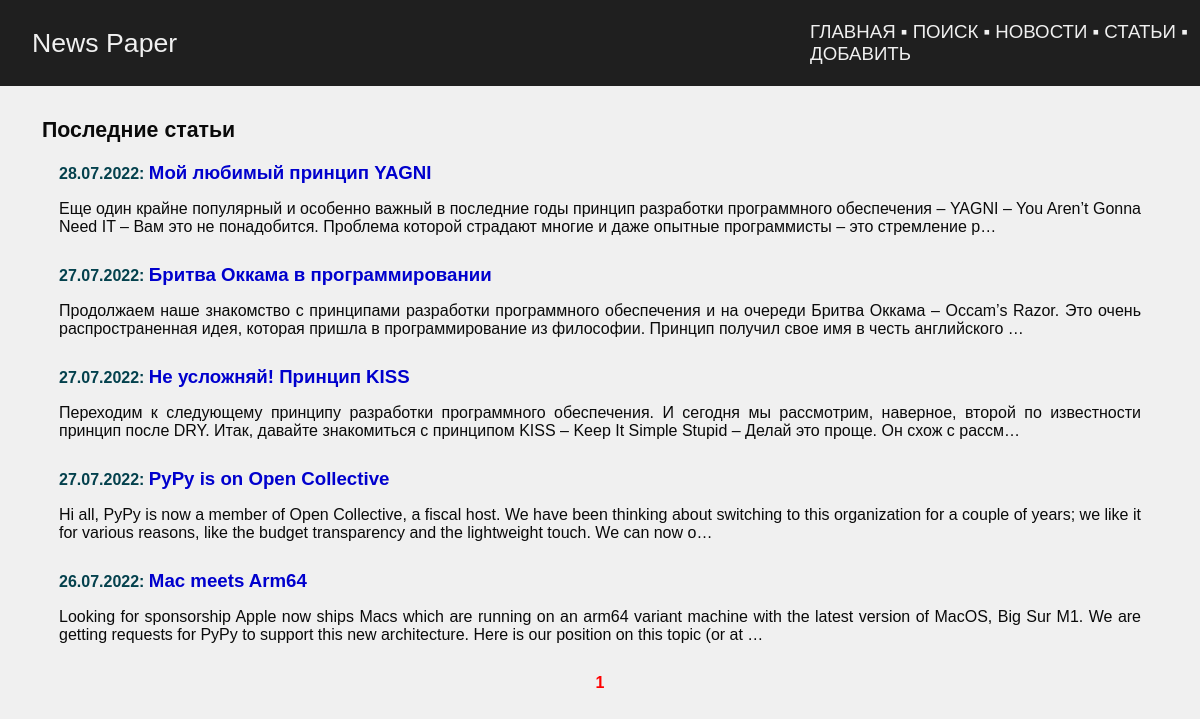
/articles/, run on an earlier commit of the app's database.
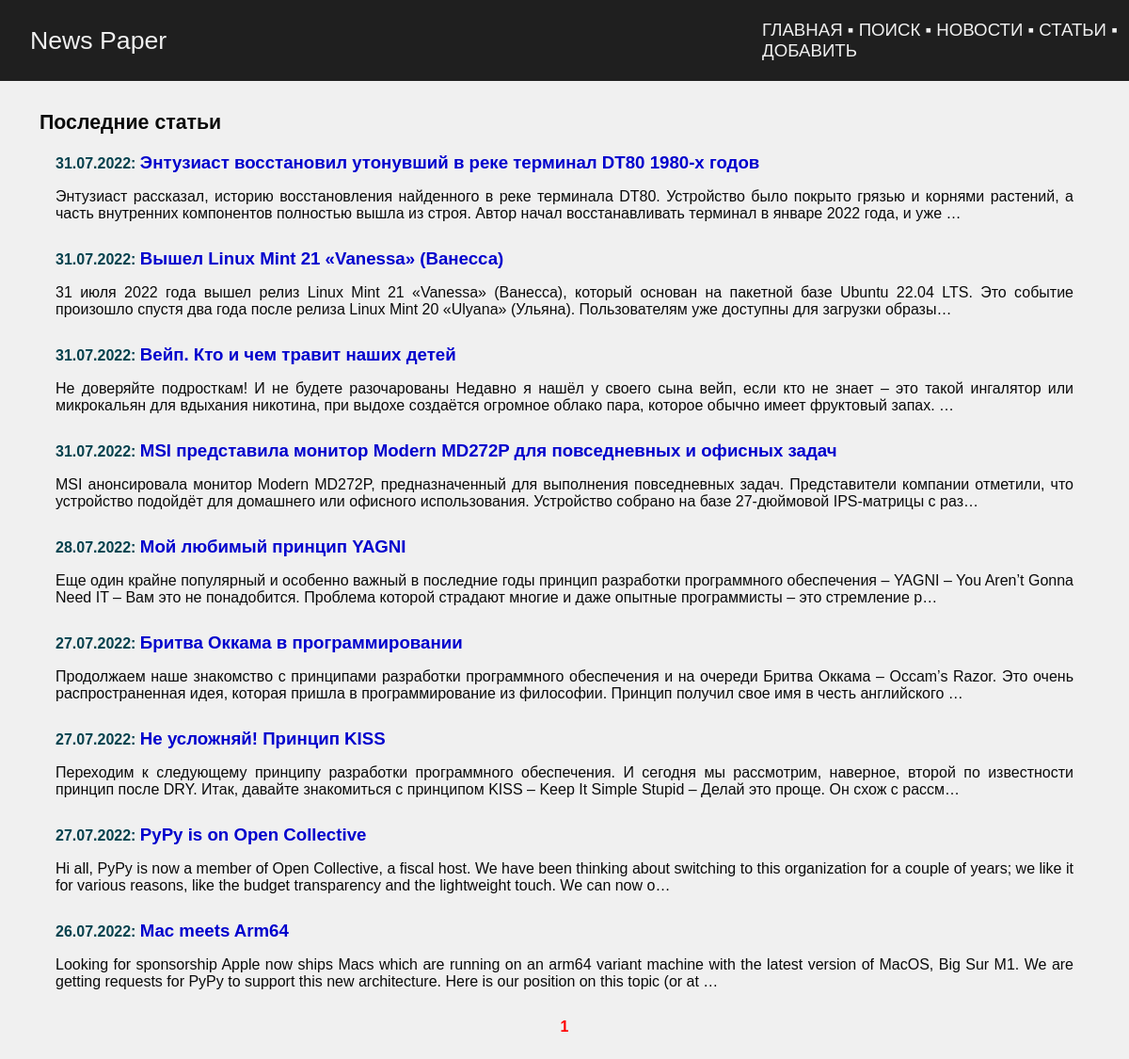
And on a later commit of the database.
### news/models.py (models this page shows, shortened)
class Post(models.Model):
    author_post = models.ForeignKey(
        Author, on_delete=models.CASCADE, verbose_name='Автор',
    )
    ARTICLE = 'ART'
    NEWS = 'NWS'
    CHOICE_CAT = [
        (ARTICLE, 'Статья'),
        (NEWS, 'Новость'),
    ]
    type_cat = models.CharField(
        max_length=3, choices=CHOICE_CAT, default=ARTICLE,
        verbose_name='Тип контента',
    )
    date_pub = models.DateTimeField(
        auto_now_add=True, verbose_name='Дата публикации',
    )
    post_cat = models.ManyToManyField(
        Category, through='PostCategory', verbose_name='Категория',
    )
    name = models.CharField(
        max_length=128,
        verbose_name='Название',
    )
    content = models.TextField(
        verbose_name='Контент',
    )
    content_rate = models.SmallIntegerField(
        default=0,
        verbose_name='Рейтинг',
    )
    class Meta:
        verbose_name = 'Пост'
        verbose_name_plural = 'Посты'

### news/views.py (the view)
# urls.py: path('articles/', ArticlesView.as_view(), name='articles'),
class ArticlesView(generic.ListView):
    queryset = Post.objects.filter(type_cat='ART')
    ordering = '-date_pub'
    template_name = 'articles.html'
    context_object_name = 'articles'
    paginate_by = 10

### news/templatetags/censor.py (called while the page is built)
@register.filter()
def censor(in_text):
    censured_text = in_text
    with open('static/json/bad_words.json', 'r') as censor_file:
        bad_text = json.load(censor_file)
    for word in censured_text.split():
        if word.lower() in bad_text:
            censured_text = censured_text.replace(
                word,
                f'{word[0]}{"*" * (len(word) - 1)}'
            )
    return censured_text

### templates/articles.html (shortened to what this page needs)
{% extends 'default.html' %}
{% load censor %}
{% load news_tags %}
{% block content %}
<table class="news">
    <tr>
        <th>Последние статьи</th>
    </tr>
    <tr>
        <td>
            <table>
            {% for nw in articles %}
            <tr>
                <td>
                    <span class="metanews">
                        {{ nw.date_pub|date:'d.m.Y' }}:
                    </span>
                    <a class="news_title" href="{% url 'news:detail' nw.id %}">
                        {{ nw.name|censor }}
                    </a>
                    <br>
                    <p>{{ nw.content|censor|truncatechars:250 }}</p>
                </td>
            </tr>
            {% endfor %}
            </table>
        </td>
    </tr>
</table>
<div class="pagination">
    <span class="current">&nbsp;{{ page_obj.number }}&nbsp;</span>
</div>
{% endblock content %}

### templates/default.html (shortened to what this page needs)
<!DOCTYPE html>
<html lang="ru">
    <head>
        {% load static %}
        <link href="{% static 'css/styles.css' %}" rel="stylesheet" />
    </head>
    <body>
        <table class="navbar">
            <tr>
                <td style="width: 65%">
                    <a href="{% url 'news:index' %}">News Paper</a>
                </td>
                <td style="width: 35%; font-size: 14pt; font-weight: bolder">
                    <a href="{% url 'news:index' %}">ГЛАВНАЯ</a>
                    &blacksquare;
                    <a href="{% url 'news:find' %}">ПОИСК</a>
                    &blacksquare;
                    <a href="{% url 'news:news' %}">НОВОСТИ</a>
                    &blacksquare;
                    <a href="{% url 'news:articles' %}">СТАТЬИ</a>
                    &blacksquare;
                    <a href="{% url 'news:create' %}">ДОБАВИТЬ</a>
                </td>
            </tr>
        </table>
        <div class="container">
            <div class="text-center mt-5">
                {% block content %}{% endblock content %}
            </div>
        </div>
    </body>
</html>

### static/css/styles.css (style rules this page uses)
body { margin: 0; background-color: #f0f0f0; font-family: Calibri, Arial, Helvetica, sans-serif; }
table.navbar { width: 100%; font-family: Calibri, Helvetica, sans-serif; font-size: 20pt; background-color: #1f1f1f; }
table.navbar td { color: #f0f0f0; height: 80px; padding-left: 30px; vertical-align: center; }
table.navbar a:link { color: #f0f0f0; font-weight: lighter; text-decoration: none; }
div.container { color: #0a0a0a; padding: 25px; }
a.news_title:link { color: mediumblue; font-size: 14pt; font-weight: bolder; text-decoration: none; }
table.news { width: 100%; font-size: 12pt; }
table.news th { padding: 5px 15px; text-align: left; font-weight: bolder; font-size: 16pt; }
table.news td { padding: 5px 15px; vertical-align: top; text-align: justify; }
.metanews { font-size: 12pt; font-weight: bolder; color: #04414d }
div.pagination { font-size: 12pt; color: black; text-align: center; font-weight: bolder; }
.current { color: red; }

What changed in the data, as far as the page shows it:
added Post: date_pub "31.07.2022", name|censor "Энтузиаст восстановил утонувший в реке терминал DT80 1980-х годов", content|censor "Энтузиаст рассказал, историю восстановления найденного в реке терминала DT80. Устройство было покрыто грязью и корнями растений, а часть внутренних компонентов полностью вышла из строя. Автор начал восстанавливать терминал в январе 2022 года, и уже …"
added Post: date_pub "31.07.2022", name|censor "Вышел Linux Mint 21 «Vanessa» (Ванесса)", content|censor "31 июля 2022 года вышел релиз Linux Mint 21 «Vanessa» (Ванесса), который основан на пакетной базе Ubuntu 22.04 LTS. Это событие произошло спустя два года после релиза Linux Mint 20 «Ulyana» (Ульяна). Пользователям уже доступны для загрузки образы…"
added Post: date_pub "31.07.2022", name|censor "Вейп. Кто и чем травит наших детей", content|censor "Не доверяйте подросткам! И не будете разочарованы Недавно я нашёл у своего сына вейп, если кто не знает – это такой ингалятор или микрокальян для вдыхания никотина, при выдохе создаётся огромное облако пара, которое обычно имеет фруктовый запах. …"
added Post: date_pub "31.07.2022", name|censor "MSI представила монитор Modern MD272P для повседневных и офисных задач", content|censor "MSI анонсировала монитор Modern MD272P, предназначенный для выполнения повседневных задач. Представители компании отметили, что устройство подойдёт для домашнего или офисного использования. Устройство собрано на базе 27-дюймовой IPS-матрицы с раз…"
